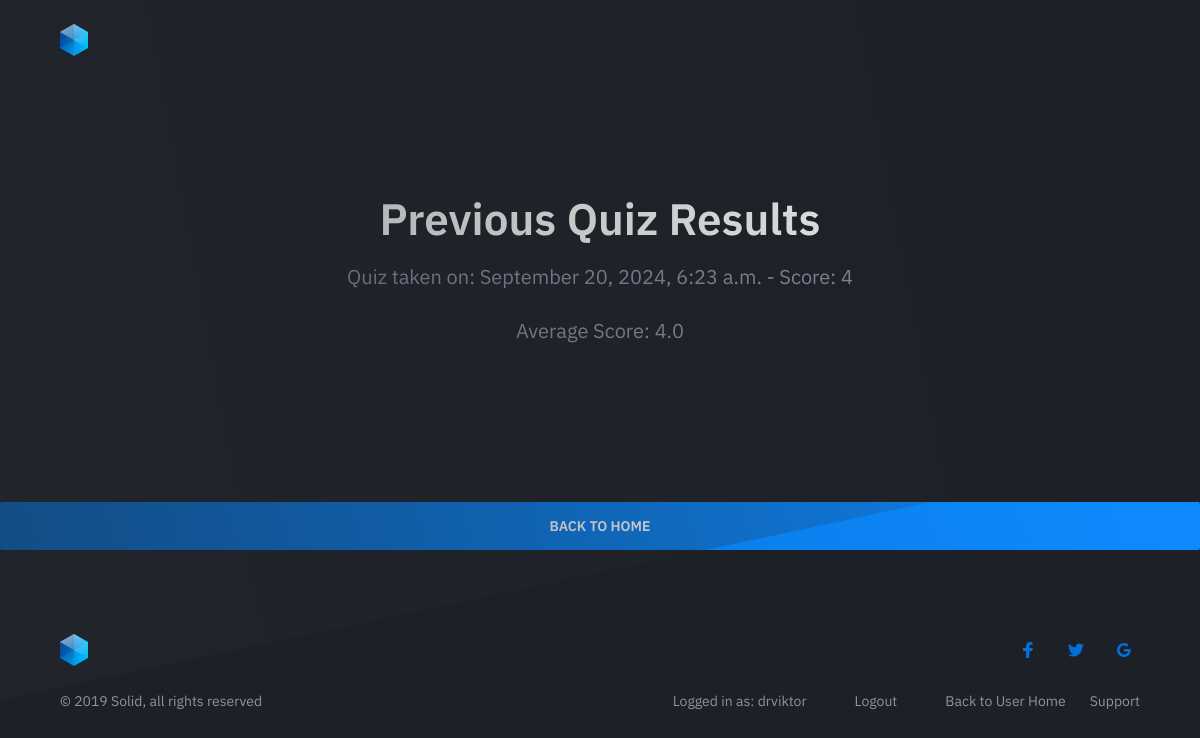
The app's page /quiz/previous-results/ (signed in), older data.
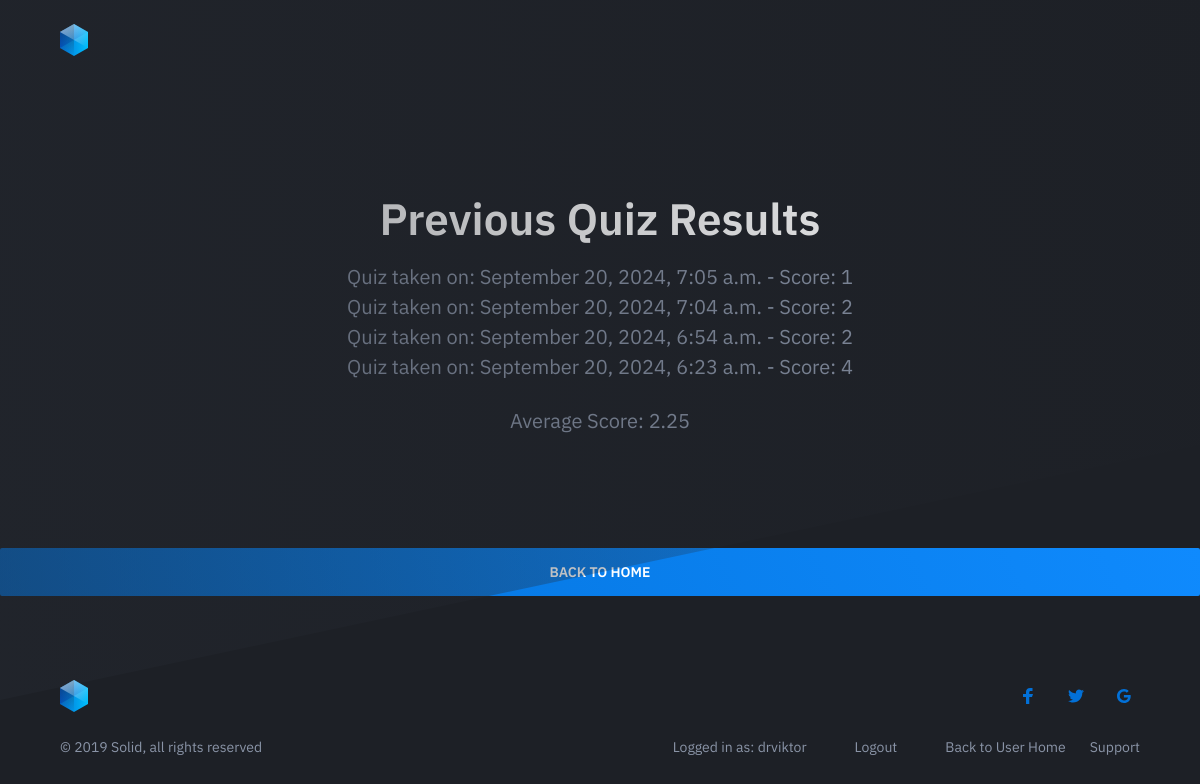
The same page, newer data.
### quiz/models.py (models this page shows)
class UserResult(models.Model):
    user = models.ForeignKey(User, on_delete=models.CASCADE)
    score = models.IntegerField()
    completed_at = models.DateTimeField(auto_now_add=True)

### quiz/views.py (the view)
# urls.py: path('previous-results/', views.previous_results_view, name='previous_results'),
@login_required
def previous_results_view(request):
    results = UserResult.objects.filter(user=request.user).order_by('-completed_at')  # Fetch and sort results by date
    average_score = results.aggregate(models.Avg('score'))['score__avg']  # Calculate average score
    return render(request, 'quiz/previous_results.html', {
        'results': results,
        'average_score': average_score
    })

### quiz/templates/quiz/previous_results.html (shortened to what this page needs)
{% load static %}
<!DOCTYPE html>
<html lang="en">
<head>
    <link rel="stylesheet" href="{% static 'homepage/css/style.css' %}">
</head>
<body class="is-boxed has-animations">
    <div class="body-wrap">
        <header class="site-header">
            <div class="container">
                <div class="site-header-inner">
                    <div class="brand header-brand">
                        <h1 class="m-0">
                            <a href="#">
                                <img class="header-logo-image" src="{% static 'homepage/images/logo.svg' %}" alt="Logo">
                            </a>
                        </h1>
                    </div>
                </div>
            </div>
        </header>
        <main>
            <section class="hero">
                <div class="container text-center">
                    <h1>Previous Quiz Results</h1>
                    <div class="results-container">
                        {% if results %}
                            <ul class="list-reset">
                                {% for result in results %}
                                    <li>
                                        Quiz taken on: {{ result.completed_at|date:"F j, Y, g:i a" }} - Score: {{ result.score }}
                                    </li>
                                {% endfor %}
                            </ul>
                            <p>Average Score: {{ average_score|default:"No results yet" }}</p>
                        {% else %}
                            <p>No previous results found.</p>
                        {% endif %}
                    </div>
            </section>
        </main>
        <a href="{% url 'quiz:user_home' %}" class="button button-primary">Back to Home</a>
        <footer class="site-footer">
            <div class="container">
                <div class="site-footer-inner">
                    <div class="brand footer-brand">
                        <a href="#">
                            <img class="header-logo-image" src="{% static 'homepage/images/logo.svg' %}" alt="Logo">
                        </a>
                    </div>
                    <ul class="footer-links list-reset">
                        <li>
                            <p>Logged in as: {{ user.username }}</p>
                        </li>
                        <li>
                            <a href="{% url 'quiz:logout' %}" class="button-sm">Logout</a>
                        </li>
                        <li>
                            <a href="{% url 'quiz:user_home' %}">Back to User Home</a>
                        </li>
                        <li>
                            <a href="#">Support</a>
                        </li>
                    </ul>
                    <ul class="footer-social-links list-reset">
                        <li>
                            <a href="#">
                                <svg width="16" height="16" xmlns="http://www.w3.org/2000/svg">
                                    <path d="M6.023 16L6 9H3V6h3V4c0-2.7 1.672-4 4.08-4 1.153 0 2.144.086 2.433.124v2.821h-1.67c-1.31 0-1.563.623-1.563 1.536V6H13l-1 3H9.28v7H6.023z" fill="#0270D7"/>
                                </svg>
                            </a>
                        </li>
                        <li>
                            <a href="#">
                            </a>
                        </li>
                        <li>
                            <a href="#">
                                <svg width="16" height="16" xmlns="http://www.w3.org/2000/svg">
                                    <path d="M7.9 7v2.4H12c-.2 1-1.2 3-4 3-2.4 0-4.3-2-4.3-4.4 0-2.4 2-4.4 4.3-4.4 1.4 0 2.3.6 2.8 1.1l1.9-1.8C11.5 1.7 9.9 1 8 1 4.1 1 1 4.1 1 8s3.1 7 7 7c4 0 6.7-2.8 6.7-6.8 0-.5 0-.8-.1-1.2H7.9z" fill="#0270D7"/>
                                </svg>
                            </a>
                        </li>
                    </ul>
                    <div class="footer-copyright">&copy; 2019 Solid, all rights reserved</div>
                </div>
            </div>
        </footer>
    </div>
</body>
</html>

### static/homepage/css/style.css (style rules this page uses)
html { line-height: 1.15; -ms-text-size-adjust: 100%; -webkit-text-size-adjust: 100%; }
body { margin: 0; }
article, aside, footer, header, nav, section { display: block; }
h1 { font-size: 2em; margin: 0.67em 0; }
figcaption, figure, main { display: block; }
a { background-color: transparent; -webkit-text-decoration-skip: objects; }
img { border-style: none; }
svg:not(:root) { overflow: hidden; }
html { box-sizing: border-box; }
*, *:before, *:after { box-sizing: inherit; }
body { background: #1d2026; -moz-osx-font-smoothing: grayscale; -webkit-font-smoothing: antialiased; }
ul, ol { margin-top: 0; margin-bottom: 24px; padding-left: 24px; }
ul { list-style: disc; }
img { height: auto; max-width: 100%; vertical-align: middle; }
img, svg { display: block; }
html { font-size: 20px; line-height: 30px; }
body { color: #8a94a7; font-size: 1rem; }
body, button, input, select, textarea { font-family: "IBM Plex Sans", sans-serif; }
a { color: #8a94a7; text-decoration: underline; }
h1, h2, h3, h4, h5, h6, .h1, .h2, .h3, .h4, .h5, .h6 { clear: both; color: #fff; font-weight: 600; }
h1, .h1 { font-size: 38px; line-height: 48px; letter-spacing: 0px; }
@media (min-width: 641px) { h1, .h1 { font-size: 44px; line-height: 54px; letter-spacing: 0px; } }
h1, h2, .h1, .h2 { margin-top: 48px; margin-bottom: 16px; }
p { margin-top: 0; margin-bottom: 24px; }
.container, .container-sm { width: 100%; margin: 0 auto; padding-left: 16px; padding-right: 16px; }
@media (min-width: 481px) { .container, .container-sm { padding-left: 24px; padding-right: 24px; } }
.container { max-width: 1128px; }
.list-reset { list-style: none; padding: 0; }
.text-center { text-align: center; }
.m-0 { margin: 0; }
.button { display: inline-flex; font-size: 14px; letter-spacing: 0px; font-weight: 600; line-height: 16px; text-decoration: none !important; text-transform: uppercase; background-color: #242830; color: #fff !important; border: none; border-radius: 2px; cursor: pointer; justify-content: center; padding: 16px 32px; height: 48px; text-align: center; white-space: nowrap; }
.button::before { border-radius: 2px; }
.button-sm { padding: 8px 24px; height: 32px; }
.button-primary { background: #097dea; background: linear-gradient(65deg, #0270d7 0, #0f8afd 100%); }
.site-header { padding: 24px 0; }
.site-header-inner { position: relative; display: flex; justify-content: space-between; align-items: center; }
@media (min-width: 641px) { .site-header { position: relative; } }
@media (min-width: 641px) { .site-header::before { content: ""; position: absolute; top: 0; left: 0; width: 100%; height: 700px; background: #242830; background: linear-gradient(80deg, rgba(36, 40, 48, 0.5) 0%, rgba(36, 40, 48, 0) 100%); transform-origin: 0; transform: skewY(-12deg); } }
.hero { text-align: center; padding-top: 48px; padding-bottom: 88px; }
@media (min-width: 641px) { .hero { text-align: left; padding-top: 64px; padding-bottom: 88px; } }
.is-boxed { background: #242830; }
.body-wrap { background: #1d2026; overflow: hidden; display: flex; flex-direction: column; min-height: 100vh; }
main { flex: 1 0 auto; }
.site-footer { font-size: 14px; line-height: 22px; letter-spacing: 0px; }
.site-footer a { color: #8a94a7; text-decoration: none; }
.site-footer-inner { position: relative; display: flex; flex-wrap: wrap; padding-top: 48px; padding-bottom: 48px; }
.footer-brand, .footer-links, .footer-social-links, .footer-copyright { flex: none; width: 100%; display: inline-flex; justify-content: center; }
.footer-brand, .footer-links, .footer-social-links { margin-bottom: 24px; }
.footer-social-links li { display: inline-flex; }
.footer-social-links li + li { margin-left: 16px; }
.footer-social-links li a { padding: 8px; }
.footer-links li + li { margin-left: 24px; }
@media (min-width: 641px) { .site-footer { margin-top: 20px; } }
@media (min-width: 641px) { .site-footer-inner { justify-content: space-between; padding-top: 64px; padding-bottom: 64px; } }
@media (min-width: 641px) { .footer-brand, .footer-links, .footer-social-links, .footer-copyright { flex: 50%; } }
@media (min-width: 641px) { .footer-brand, .footer-copyright { justify-content: flex-start; } }
@media (min-width: 641px) { .footer-links, .footer-social-links { justify-content: flex-end; } }
@media (min-width: 641px) { .footer-links { order: 1; margin-bottom: 0; } }

Row changes from the older to the newer data that the page shows:
added UserResult: completed_at "September 20, 2024, 7:05 a.m.", score "1"
added UserResult: completed_at "September 20, 2024, 7:04 a.m.", score "2"
added UserResult: completed_at "September 20, 2024, 6:54 a.m.", score "2"
Text that changed along with them:
{{ average_score|default:"No results yet" }}: "4.0" → "2.25"
